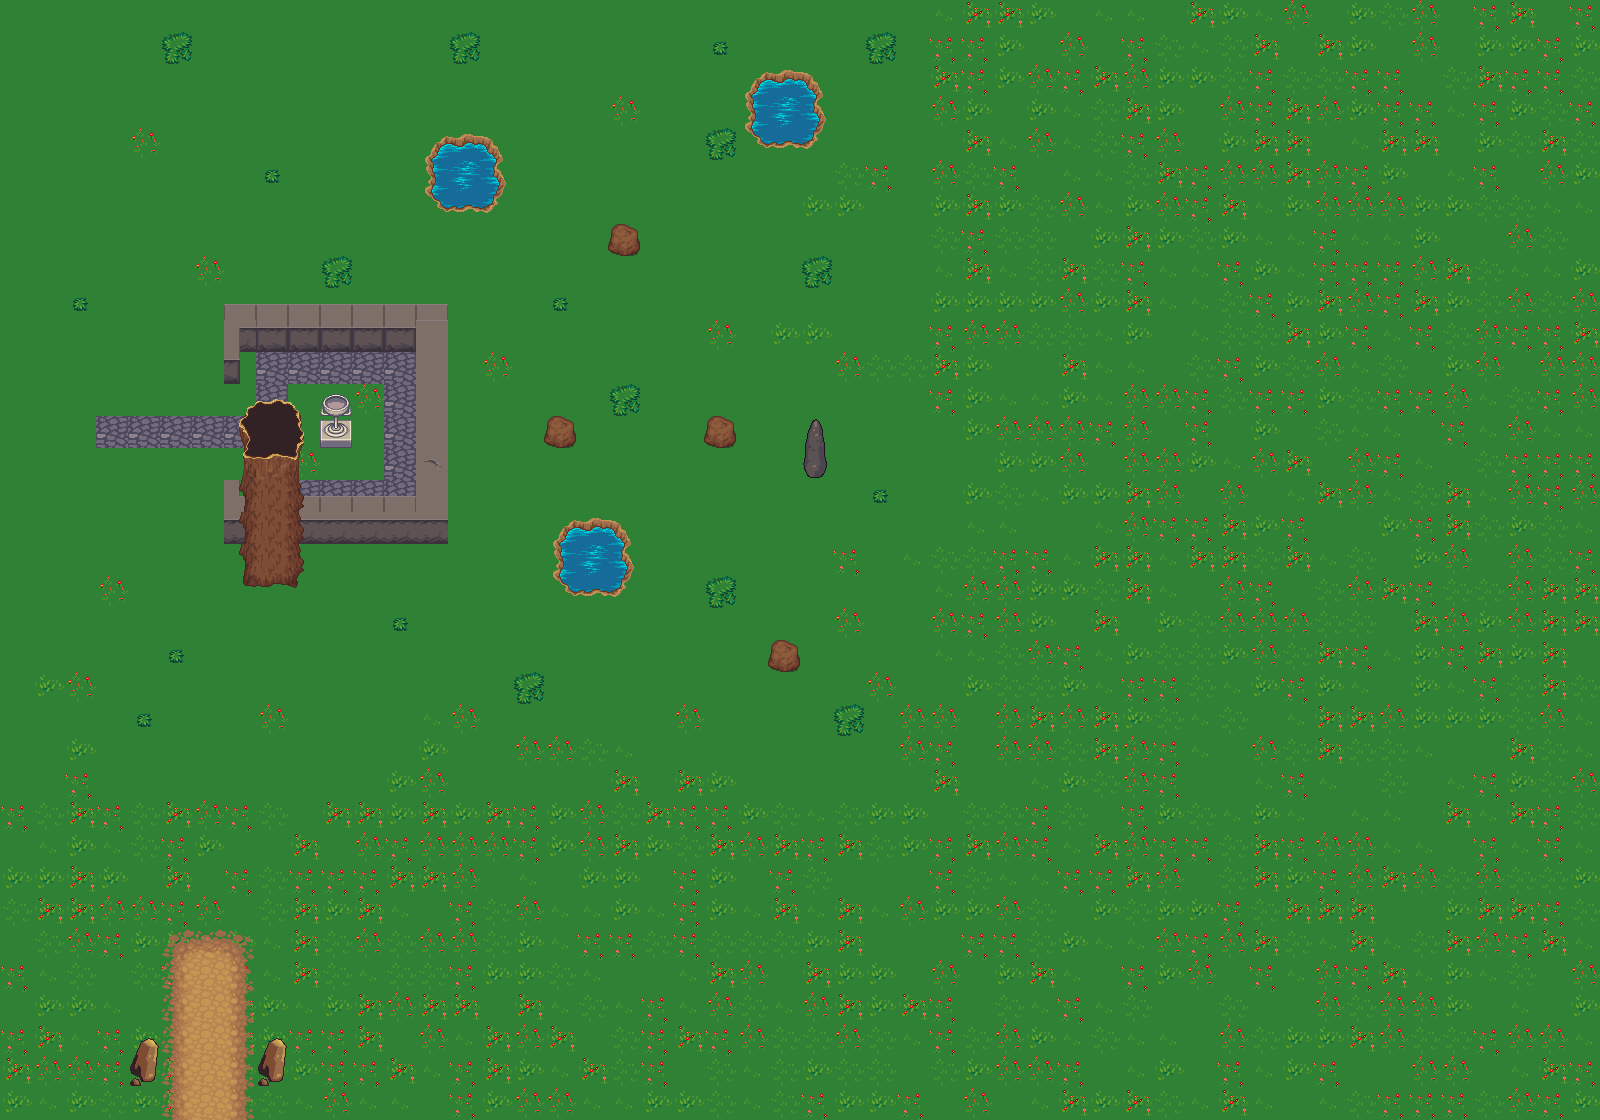

This is a level from a 2D game, rendered from its Tiled map with the project's own tilesets. A one-line summary and the map file follow, with tile-layer data summarised:
An orthogonal 50x35 tile map with 32x32 px tiles, 4 tile layers (ground, onGround, top, onTop), 2 tilesets and 15 objects (Charakter, TeleportTrigger).

<map version="1.0" orientation="orthogonal" renderorder="right-down" width="50" height="35" tilewidth="32" tileheight="32" nextobjectid="41">
 <tileset firstgid="1" name="terrain" tilewidth="32" tileheight="32" tilecount="1024" columns="32">
  <image source="../tilesets/terrain.png" width="1024" height="1024" />
  <tile id="187">
   <animation>
    <frame tileid="187" duration="300" />
    <frame tileid="189" duration="300" />
   </animation>
  </tile>
  <tile id="227">
   <objectgroup draworder="index">
    <object id="0" x="0" y="4" width="32" height="28" />
   </objectgroup>
  </tile>
  <tile id="388">
   <objectgroup draworder="index">
    <object id="0" x="0" y="0" width="32" height="32" />
   </objectgroup>
  </tile>
  <tile id="419">
   <objectgroup draworder="index">
    <object id="0" x="0" y="0" width="32" height="32" />
   </objectgroup>
  </tile>
  <tile id="420">
   <objectgroup draworder="index">
    <object id="0" x="0" y="0" width="16" height="32" />
   </objectgroup>
  </tile>
  <tile id="515">
   <objectgroup draworder="index">
    <object id="0" x="16" y="0" width="16" height="32" />
   </objectgroup>
  </tile>
  <tile id="516">
   <objectgroup draworder="index">
    <object id="0" x="0" y="0" width="32" height="32" />
   </objectgroup>
  </tile>
  <tile id="517">
   <objectgroup draworder="index">
    <object id="0" x="0" y="0" width="16" height="32" />
   </objectgroup>
  </tile>
  <tile id="606">
   <objectgroup draworder="index">
    <object id="0" x="9" y="0">
     <polygon points="0,0 8,0 21,7 22,19 22,25 17,30 11,31 7,32 -9,26 -6,13 -5,5" />
    </object>
   </objectgroup>
  </tile>
  <tile id="703">
   <objectgroup draworder="index">
    <object id="0" x="5" y="0">
     <polygon points="0,0 -1,21 5,30 15,30 21,22 22,13 20,0" />
    </object>
   </objectgroup>
  </tile>
 </tileset>
 <tileset firstgid="1025" name="blocked" tilewidth="32" tileheight="32" tilecount="4" columns="2">
  <image source="../tilesets/blocked.png" width="64" height="64" />
  <tile id="0">
   <properties>
    <property name="movementBlocker" value="true" />
   </properties>
  </tile>
 </tileset>
 <layer name="ground" width="50" height="35">
  <data>[1750 cells, 1749 non-empty, 10 distinct tile ids]</data>
 </layer>
 <layer name="onGround" width="50" height="35">
  <data>[1750 cells, 68 non-empty, 20 distinct tile ids]</data>
 </layer>
 <layer name="top" width="50" height="35">
  <data>[1750 cells, 35 non-empty, 11 distinct tile ids]</data>
 </layer>
 <layer name="onTop" width="50" height="35">
  <data>[1750 cells, 21 non-empty, 15 distinct tile ids]</data>
 </layer>
 <objectgroup name="block">
  <object id="33" x="447" y="135">
   <polygon points="0,0 -23,24 -18,51 -22,54 -19,61 -10,73 39,78 59,50 50,11 37,1" />
  </object>
  <object id="34" x="241" y="543">
   <polygon points="0,0 -1,11 4,21 2,40 23,44 37,40 55,44 62,28 58,3" />
  </object>
  <object id="37" x="288" y="1060">
   <polygon points="0,0 -24,24 -28,3 -11,-23" />
  </object>
  <object id="38" x="162" y="1062">
   <polygon points="0,0 -24,24 -28,3 -11,-23" />
  </object>
 </objectgroup>
 <objectgroup name="objects">
  <object id="35" name="Hope" type="Charakter" x="512" y="256" width="32" height="64" />
  <object id="39" name="Weg nach Indien" type="TeleportTrigger" x="166" y="1034" width="84" height="86">
   <properties>
    <property name="Map" value="tilemap2.tmx" />
    <property name="Range" value="50" />
    <property name="TriggerEvent" value="INTERACT" />
    <property name="X" value="200" />
    <property name="Y" value="240" />
   </properties>
  </object>
 </objectgroup>
</map>
